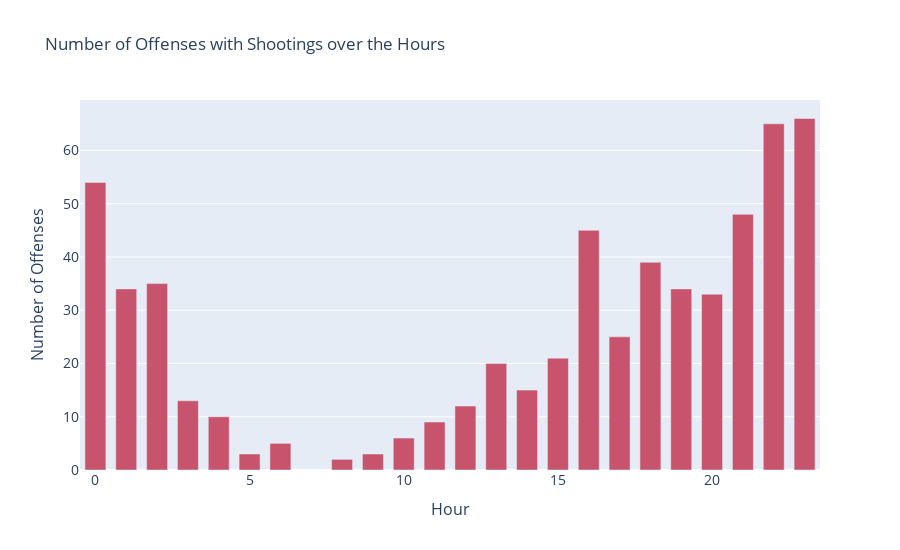

The code cell stored with this chart in its notebook:
### Markdown cell above
## Kapan penembakan paling sering terjadi

### Code cell
fig = go.Figure(layout={'height':550})

fig.add_trace(go.Bar(
    x=df_shoot.groupby('HOUR')['INCIDENT_NUMBER'].count().reset_index()['HOUR'], 
    y=df_shoot.groupby('HOUR')['INCIDENT_NUMBER'].count().reset_index()['INCIDENT_NUMBER'], 
    marker_color='rgb(200, 83, 109)'))

fig.update_layout(title='Number of Offenses with Shootings over the Hours', xaxis_tickfont_size=14,

    yaxis=dict(
        title='Number of Offenses', 
        titlefont_size=16, 
        tickfont_size=14),

    xaxis=dict(
        title='Hour', 
        titlefont_size=16, 
        tickfont_size=14),
        
    legend=dict(x=0, y=1.0, bgcolor='rgba(255, 255, 255, 0)', bordercolor='rgba(255, 255, 255, 0)'), 
                  barmode='group', bargap=0.15, bargroupgap=0.2)
                  
fig.show()

### Figure 1 — Plotly figure (JSON) as saved in the notebook; plotly's stock layout.template omitted (floating-point values rounded to 4 significant figures)
{"data": [{"marker": {"color": "rgb(200, 83, 109)"}, "type": "bar", "x": [0, 1, 2, 3, 4, 5, 6, 8, 9, 10, 11, 12, 13, 14, 15, 16, 17, 18, 19, 20, 21, 22, 23], "y": [54, 34, 35, 13, 10, 3, 5, 2, 3, 6, 9, 12, 20, 15, 21, 45, 25, 39, 34, 33, 48, 65, 66]}], "layout": {"bargap": 0.15, "bargroupgap": 0.2, "barmode": "group", "height": 550, "legend": {"bgcolor": "rgba(255, 255, 255, 0)", "bordercolor": "rgba(255, 255, 255, 0)", "x": 0, "y": 1}, "title": {"text": "Number of Offenses with Shootings over the Hours"}, "xaxis": {"tickfont": {"size": 14}, "title": {"font": {"size": 16}, "text": "Hour"}}, "yaxis": {"tickfont": {"size": 14}, "title": {"font": {"size": 16}, "text": "Number of Offenses"}}}}
